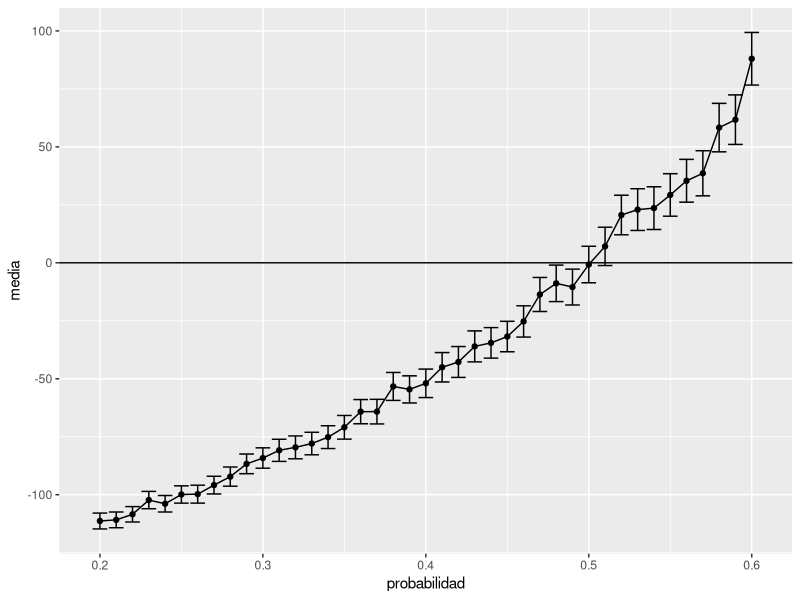
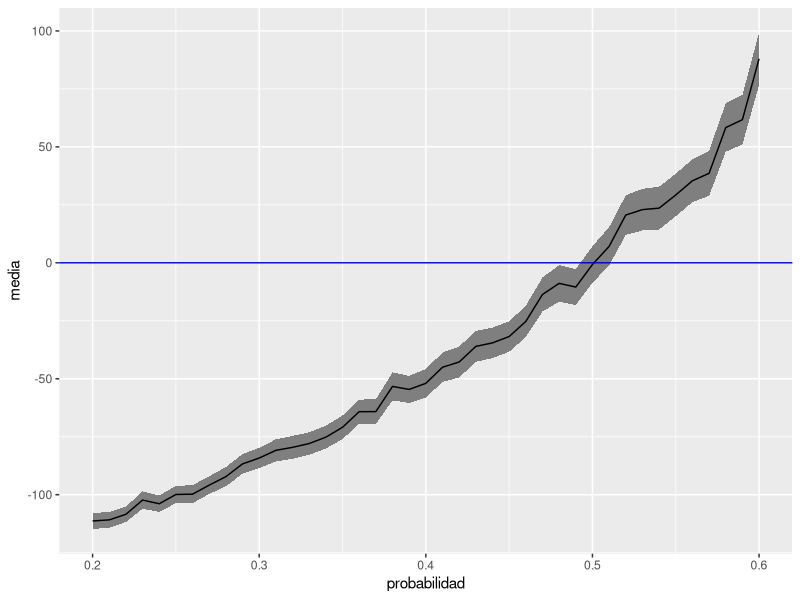
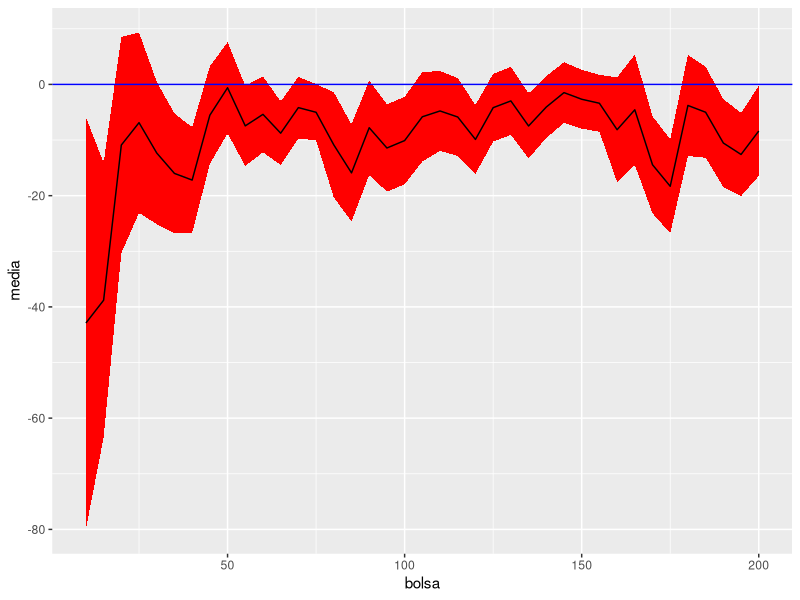
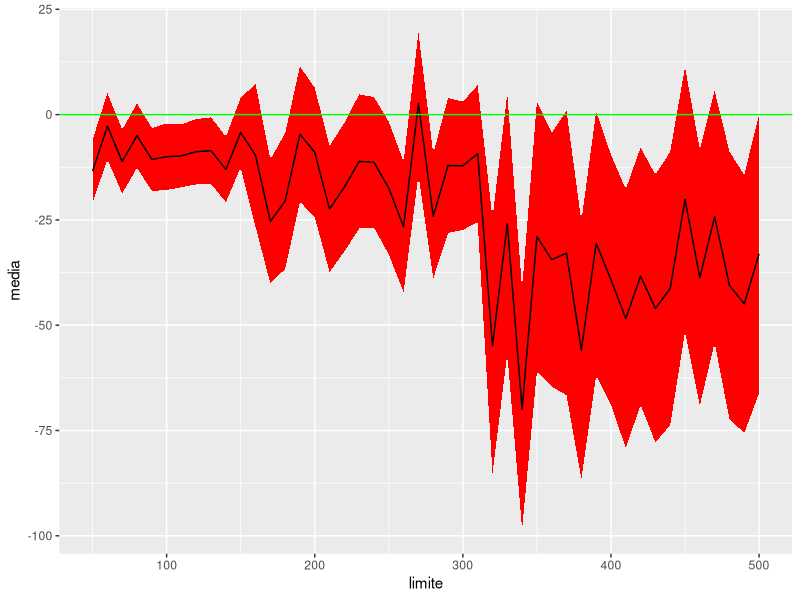

Recreate these plots in R, in order. (Note: a time limit stopped this script after it produced the figures.)


martingala<- function(bolsa= 100, apuesta=10, limite= 50, probabilidad = 18/37){
  ganado<- bolsa
  while(apuesta<=limite| apuesta<=bolsa){
    
    azar<- rbinom(1, 1, probabilidad)
    
    if(azar== 0){
      ganado<- ganado-apuesta  
      apuesta<-2*apuesta
    }else{
      ganado<- apuesta+ganado
      apuesta<- apuesta
    }
    
  }
  res<- ((ganado-bolsa)/bolsa)*100
  return(res)
}



set.seed(1)
martingala(100, 10, 50, 18/37)


data1<- data.frame(vector(mode= "numeric", length = 1000))

for(i in 1:1000){
  data1[i,1]<- martingala(100, 10, 50, 18/37)
}


media<- mean(data1[,1])
desviacion<- sd(data1[,1])/sqrt(1000)
intsup<- media+1.96*desviacion
intinf<- media-1.96*desviacion

sprintf("Media: %.2f- Desviación:%.2f- Intervalo superior:%.2f- Intervalo inferior:%.2f", media, desviacion, intsup, intinf)

## Modificando el valor probabilidad

probabilidad<- seq(0.2, 0.6, 0.01)
data2<- matrix(vector(mode = "numeric", length = 41000), ncol = length(probabilidad), nrow= 1000)
for(i in 1:length(probabilidad)){
 for(j in 1:1000){
  data2[j,i]<- martingala(100, 10, 50, probabilidad[i])
 }
}


for(i in 1 : length(probabilidad)){
  for(j in 1 : 1000){
data2[j,i]<-martingala(100, 10, 50, probabilidad[i])
  }
}  

data2<-as.data.frame(data2)


for(i in 1 : length(probabilidad)){
  names(data2)[i]<- sprintf("probabilidad- %.2f", probabilidad[i])
}



media<- vector(mode="numeric", length = length(probabilidad))
intinf<- vector(mode="numeric", length = length(probabilidad))
intsup<-vector(mode="numeric", length = length(probabilidad))

for(i in 1: length(probabilidad)){
 media[i]<- mean(data2[[i]])
  intsup[i]<- mean(data2[[i]])+1.96* (sd(data2[[i]])/sqrt(nrow(data2)))
  intinf[i]<- mean(data2[[i]])-1.96* (sd(data2[[i]])/sqrt(nrow(data2)))
}

data3<-data.frame(probabilidad,media,intinf, intsup)


require(ggplot2)
ggplot(data3, aes(x= probabilidad, y= media))+
  geom_errorbar(aes(ymin=intinf, ymax=intsup))+
  geom_line()+
  geom_point()+
  geom_hline(yintercept = 0)

require(ggplot2)
ggplot(data3, aes(x= probabilidad, y= media))+
  geom_ribbon(aes(ymin=intinf, ymax=intsup), fill= "grey50")+
  geom_line()+
  geom_hline(yintercept = 0, color="blue")




## Modificando el valor de bolsa

bolsa<- seq(10,200, 5)

tabla4<- matrix( vector(mode= "numeric", length = length(bolsa)*1000), nrow= 1000, ncol= length(bolsa))

for(i in 1: length(bolsa)){
  for(j in 1: 1000){
    tabla4[j,i]<- martingala(bolsa[i])
  }
}

tabla4<- as.data.frame(tabla4)

for(i in 1 : length(bolsa)){
  names(tabla4)[i]<- sprintf("dinero inicio- %3d", bolsa[i])
}



media<- vector(mode="numeric", length = length(bolsa))
intinf<- vector(mode="numeric", length = length(bolsa))
intsup<-vector(mode="numeric", length = length(bolsa))
for(i in 1: length(bolsa)){
 media[i]<- mean(tabla4[[i]])
 intsup[i]<- mean(tabla4[[i]])+1.96* (sd(tabla4[[i]])/sqrt(nrow(tabla4)))
 intinf[i]<- mean(tabla4[[i]])-1.96* (sd(tabla4[[i]])/sqrt(nrow(tabla4)))
}

tabla5<-data.frame(bolsa,media,intsup,intinf)



ggplot(tabla5,aes(x=bolsa, y=media))+
  geom_ribbon(aes(ymax=intsup, ymin=intinf), fill="red")+
  geom_line()+
  geom_hline(yintercept=0, color= "blue")


## Cambiando el límite de la mesa

limite<- seq(50, 500, 10)

tabla6<- matrix( vector(mode= "numeric", length= length(limite)*1000), nrow = 1000, ncol = length(limite))

for(i in 1: length(limite)){
  for(j in 1: 1000){
    tabla6[j,i]<- martingala(limite = limite[i])
  }
}

tabla6<- as.data.frame(tabla6)

for(i in 1 : length(limite)){
  names(tabla6)[i]<- sprintf("limite establecido de mesa- %3d", limite[i])
}


media<- vector(mode="numeric", length = length(limite))
intinf<- vector(mode="numeric", length = length(limite))
intsup<-vector(mode="numeric", length = length(limite))
for(i in 1: length(limite)){
 media[i]<- mean(tabla6[[i]])
  intsup[i]<- mean(tabla6[[i]])+ 1.96*sd(tabla6[[i]]/sqrt(nrow(tabla6)))
  intinf[i]<- mean(tabla6[[i]])- 1.96*sd(tabla6[[i]]/sqrt(nrow(tabla6)))
}

tabla7<- data.frame(limite,media,intsup,intinf)


ggplot(tabla7, aes(x= limite, y=media))+
  geom_ribbon(aes(ymax=intsup,ymin=intinf), fill="red")+
  geom_line()+
  geom_hline(yintercept = 0, color= "green")


### Rendimiento a la hora de progamar

#### 6. 
k <- 10000000
v1<- vector()
v2<- vector(length = k)
system.time({
for(i in 1:k){
  v1[i]<- i
}         
})


system.time({
for(i in 1:k){
  v2[i]<- i
}
})


###7.
k <- 10000000
v3<- 1:k
system.time({for(i in 1:length(v3)){
  if(v3[i]<30000){
    v3[i]<-TRUE
    }else{
    v3[i]<- FALSE
    } 
  } 
v3<-as.logical(v3)})




system.time({v3<-v3<30000})


###8.
k <- 10000000
v4<- vector("numeric")

system.time({for(i in 1:k){
  v4[i]<-i
}})


system.time({i<- 1
while(i<= k){
  v4[i]<-i
  i<- 1+i
}})


system.time({i<-0
repeat{
 i<-i+1
 v4[i]<- i
 if(i==k){
  break
 }
 }})

###9
m1<- matrix(1:10000000, nrow= 1000000, ncol = 10)

system.time({apply(m1,2,mean)})

system.time({for(i in 1:10){
  print(mean(m1[,i]))
}})


###10.
system.time({mean(1:10000000)})
library("psych")
system.time({
  describe(1:10000000)})
